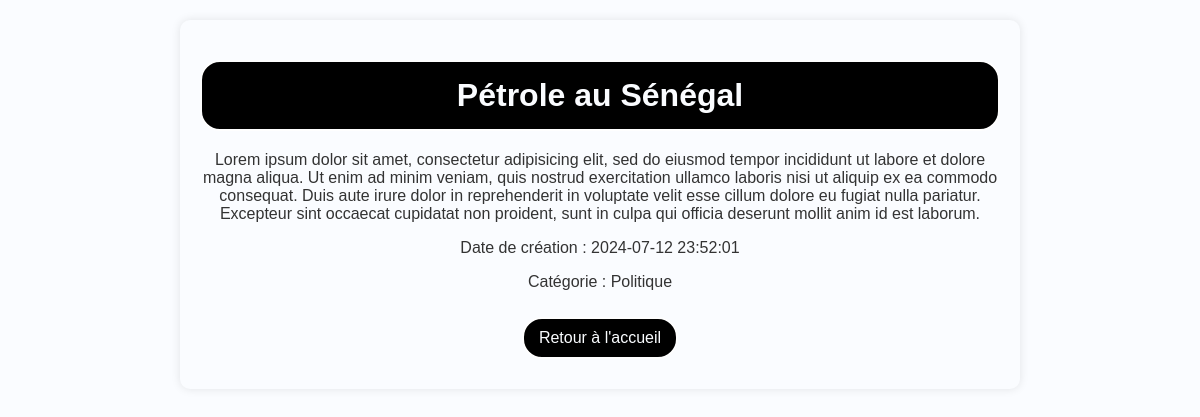
/index.php?action=detail&id=4, run on the app's committed database.
### tables this page shows
CREATE TABLE Article(
	id int primary key auto_increment,
	titre varchar(255),
	contenu text,
	dateCreation datetime DEFAULT NOW(),
	dateModification datetime DEFAULT NOW(),
	categorie int
);

CREATE TABLE Categorie(
	id int primary key auto_increment,
	libelle varchar(20)
);

### models/Article.php (called while the page is built, shortened)
<?php
class Article {
    public static function getArticleById($id) {
        $pdo = Database::getInstance();
        $query = "SELECT Article.*, Categorie.libelle as categorieLibelle FROM Article
                  JOIN Categorie ON Article.categorie = Categorie.id
                  WHERE Article.id = :id";
        $stmt = $pdo->prepare($query);
        $stmt->bindParam(':id', $id);
        $stmt->execute();
        return $stmt->fetch(PDO::FETCH_ASSOC);
    }
}
?>

### views/detail.php (the view, shortened to what this page needs)
<!DOCTYPE html>
<html lang="fr">
<head>
    <link rel="stylesheet" href="index.css">
</head>
<body>
    <div class="conteneur">
        <h1><?= htmlspecialchars($article['titre']) ?></h1>
        <p><?= nl2br(htmlspecialchars($article['contenu'])) ?></p>
        <p>Date de création : <?= htmlspecialchars($article['dateCreation']) ?></p>
        <p>Catégorie : <?= htmlspecialchars($article['categorieLibelle']) ?></p>
        <a href="index.php" class="bouton-categorie">Retour à l'accueil</a>
    </div>
</body>
</html>

### index.css (style rules this page uses)
:root { --primary-color: #000000; --secondary-color: #f1a31b; --hover-color: #0056b3; --text-color: #fafcff; --border-color: #fefefe; --background-color: #fafcff; }
body { color: #333; background-color: var(--background-color); font-family: Arial, sans-serif; margin: 0; padding: 0; }
.conteneur { text-align: center; padding: 20px; border-radius: 10px; box-shadow: 0 0 10px rgba(0, 0, 0, 0.1); margin: 20px auto; max-width: 800px; background-color: var(--background-color); }
h1 { color: var(--text-color); border: 2px solid var(--border-color); padding: 15px; border-radius: 20px; background-color: var(--primary-color); margin: 20px 0; }
.bouton-categorie, a { display: inline-block; margin: 10px; padding: 10px 15px; color: var(--text-color); border: 2px solid var(--border-color); border-radius: 20px; background-color: var(--primary-color); text-decoration: none; cursor: pointer; transition: background-color 0.3s ease, color 0.3s ease; }

### data on the page
article: titre "Pétrole au Sénégal", contenu "Lorem ipsum dolor sit amet, consectetur adipisicing elit, sed do eiusmod tempor incididunt ut labore et dolore magna aliqua. Ut enim ad minim veniam, quis nostrud exercitation ullamco laboris nisi ut aliquip ex ea commodo consequat. Duis aute irure dolor in reprehenderit in voluptate velit esse cillum dolore eu fugiat nulla pariatur. Excepteur sint occaecat cupidatat non proident, sunt in culpa qui officia deserunt mollit anim id est laborum.", dateCreation "2024-07-12 23:52:01", categorie.libelle "Politique"
